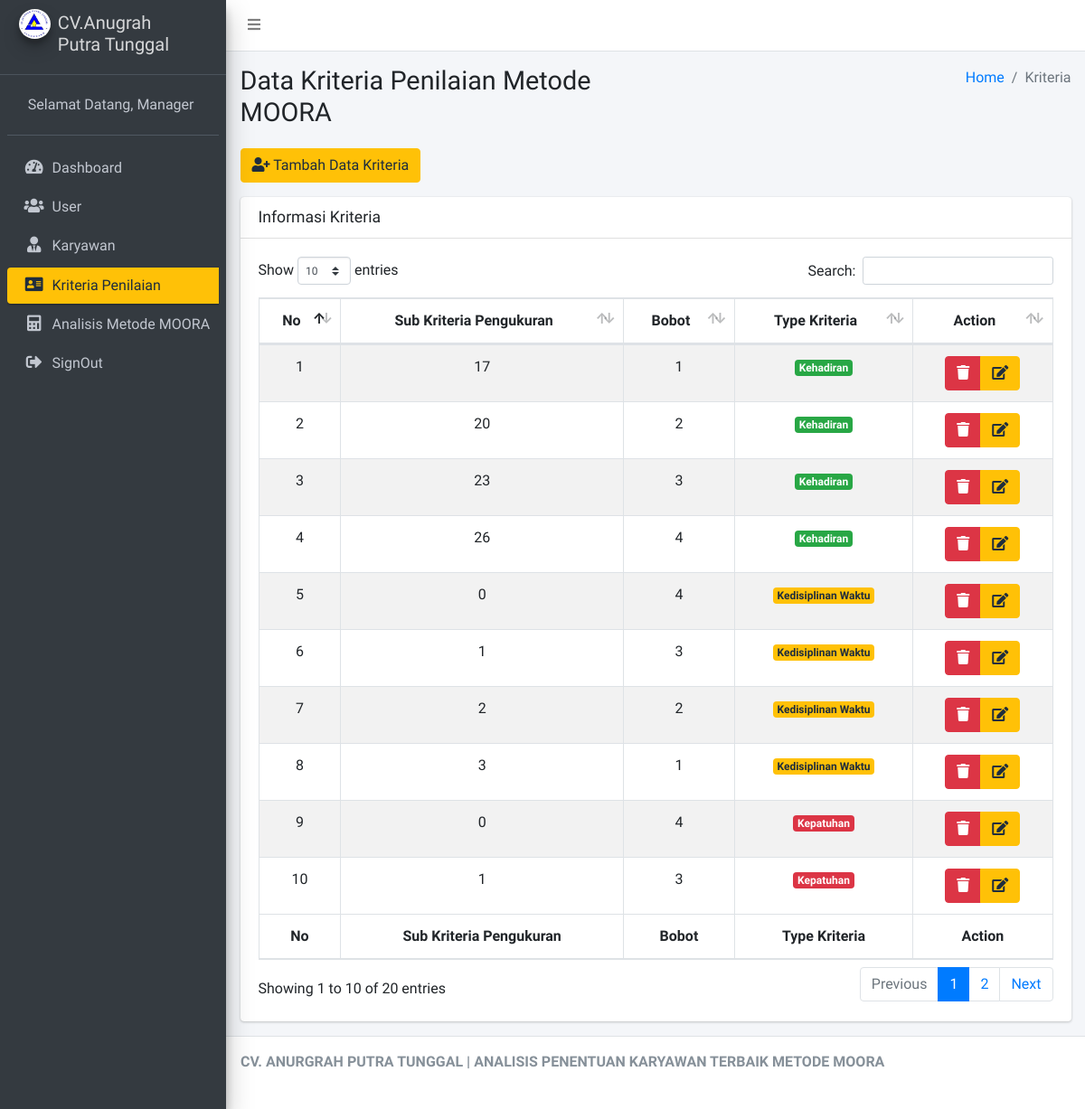
The page /Manager/cKriteria (signed in) on the database its author committed.
### tables this page shows
CREATE TABLE `tbl_kriteria` (
  `id_kriteria` int(11) NOT NULL,
  `nama_kriteria` varchar(125) NOT NULL,
  `bobot` int(11) NOT NULL,
  `type` int(11) NOT NULL
);

### application/controllers/Manager/cKriteria.php (called while the page is built, shortened)
<?php
class cKriteria extends CI_Controller
{
	public function __construct()
	{
		$this->load->model('mKriteria');
	}
	public function index()
	{
		$data = array(
			'kriteria' => $this->mKriteria->select()
		);
		$this->load->view('Manager/Layout/head');
		$this->load->view('Manager/Layout/aside');
		$this->load->view('Manager/vKriteria', $data);
		$this->load->view('Manager/Layout/footer');
	}
}

### index.php (called while the page is built, shortened)
<?php
require_once BASEPATH.'core/CodeIgniter.php';

### application/models/mKriteria.php (called while the page is built, shortened)
<?php
class mKriteria extends CI_Model
{
	public function select()
	{
		$this->db->select('*');
		$this->db->from('tbl_kriteria');
		return $this->db->get()->result();
	}
}

### application/views/Manager/vKriteria.php (the view, shortened to what this page needs)
<div class="content-wrapper">
	<section class="content-header">
		<div class="container-fluid">
			<div class="row mb-2">
				<div class="col-sm-6">
					<h1>Data Kriteria Penilaian Metode MOORA</h1>
				</div>
				<div class="col-sm-6">
					<ol class="breadcrumb float-sm-right">
						<li class="breadcrumb-item"><a href="#">Home</a></li>
						<li class="breadcrumb-item active">Kriteria</li>
					</ol>
				</div>
			</div>
		</div>
	</section>
	<section class="content">
		<div class="container-fluid">
			<div class="row">
				<div class="col-12  ">
					<button type="button" class="btn btn-warning mb-3" data-toggle="modal" data-target="#modal-default">
						<i class="fas fa-user-plus"></i> Tambah Data Kriteria
					</button>
					<div class="card">
						<div class="card-header">
							<h3 class="card-title">Informasi Kriteria</h3>
						</div>
						<div class="card-body">
							<table id="example1" class="table table-bordered table-striped">
								<thead>
									<tr>
										<th class="text-center">No</th>
										<th class="text-center">Sub Kriteria Pengukuran</th>
										<th class="text-center">Bobot</th>
										<th class="text-center">Type Kriteria</th>
										<th class="text-center">Action</th>
									</tr>
								</thead>
								<tbody>
									<?php
									$no = 1;
									foreach ($kriteria as $key => $value) {
									?>
										<tr>
											<td class="text-center"><?= $no++ ?></td>
											<td class="text-center"><?= $value->nama_kriteria ?></td>
											<td class="text-center"><?= $value->bobot ?></td>
											<td class="text-center"><?php
																	if ($value->type == '1') {
																	?>
													<span class="badge badge-success">Kehadiran</span>
												<?php
																	} else if ($value->type == '2') {
												?>
													<span class="badge badge-warning">Kedisiplinan Waktu</span>
												<?php
																	} else if ($value->type == '3') {
												?>
													<span class="badge badge-danger">Kepatuhan</span>
												<?php
																	} else if ($value->type == '4') {
												?>
													<span class="badge badge-info">Pengelolaan Alat</span>
												<?php
																	} else if ($value->type == '5') {
												?>
													<span class="badge badge-primary">Masa Kerja</span>
												<?php
																	}
												?>
											</td>
											<td class="text-center">
												<div class="btn-group">
													<a href="<?= base_url('Admin/cKelolaData/deleteuser/' . $value->id_kriteria) ?>" class="btn btn-danger"><i class="fas fa-trash"></i></a>
													<button type="button" data-toggle="modal" data-target="#edit<?= $value->id_kriteria ?>" class="btn btn-warning"><i class="fas fa-edit"></i></button>
												</div>
											</td>
										</tr>
									<?php
									}
									?>
								</tbody>
								<tfoot>
									<tr>
										<th class="text-center">No</th>
										<th class="text-center">Sub Kriteria Pengukuran</th>
										<th class="text-center">Bobot</th>
										<th class="text-center">Type Kriteria</th>
										<th class="text-center">Action</th>
									</tr>
								</tfoot>
							</table>
						</div>
					</div>
				</div>
			</div>
		</div>
	</section>
</div>

### rows shown on the page
tbl_kriteria: nama_kriteria "17", bobot "1", type "Kehadiran"
tbl_kriteria: nama_kriteria "20", bobot "2", type "Kehadiran"
tbl_kriteria: nama_kriteria "23", bobot "3", type "Kehadiran"
tbl_kriteria: nama_kriteria "26", bobot "4", type "Kehadiran"
tbl_kriteria: nama_kriteria "0", bobot "4", type "Kedisiplinan Waktu"
tbl_kriteria: nama_kriteria "1", bobot "3", type "Kedisiplinan Waktu"
tbl_kriteria: nama_kriteria "2", bobot "2", type "Kedisiplinan Waktu"
tbl_kriteria: nama_kriteria "3", bobot "1", type "Kedisiplinan Waktu"
tbl_kriteria: nama_kriteria "0", bobot "4", type "Kepatuhan"
tbl_kriteria: nama_kriteria "1", bobot "3", type "Kepatuhan"
